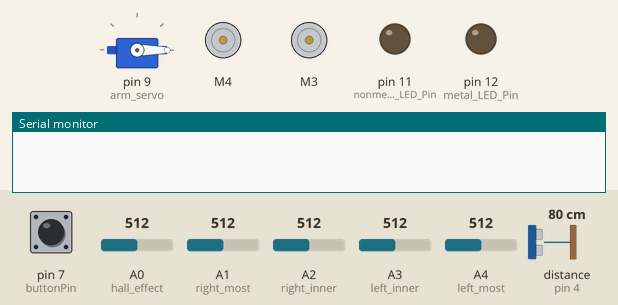
This sketch was run on a simulated Arduino Uno, built with avr-gcc and run on an emulated ATmega328P. Shown: servo, 2 × DC motor (green arrow = forward, orange = backward, longer = faster), output pins drawn as LEDs (lit = HIGH), the last lines printed to the serial monitor. The test bench sets the inputs (shaded band); at power-on: pin 7 (buttonPin) HIGH, A3 (left_inner) = 512, A1 (right_most) = 512, A0 (hall_effect) = 512, A2 (right_inner) = 512, A4 (left_most) = 512, distance to the obstacle (sensor on pin 4) 80 cm. The echo pulse lasts 58.3 µs per cm; pins used as bus, display or sensor lines are not drawn.

Above: at 3.9 s.
4.0 s: pin 7 (buttonPin) pulled LOW for 0.15 s
5.6 s: A3 (left_inner) set to 125
7.1 s: A3 (left_inner) set to 114
At 8.3 s:
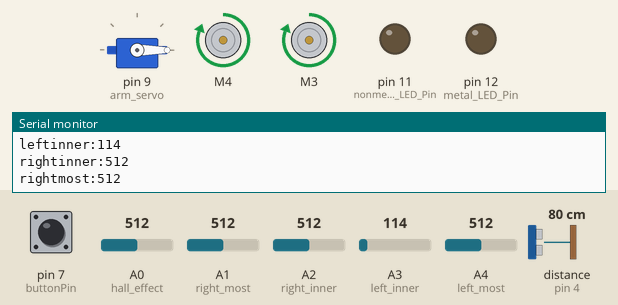
8.6 s: A1 (right_most) set to 592
At 11.0 s:
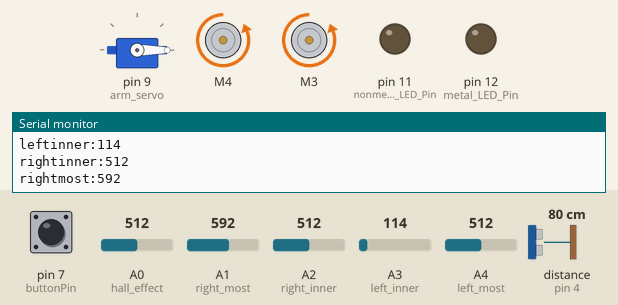
11.6 s: A1 (right_most) set to 611
At 12.3 s:
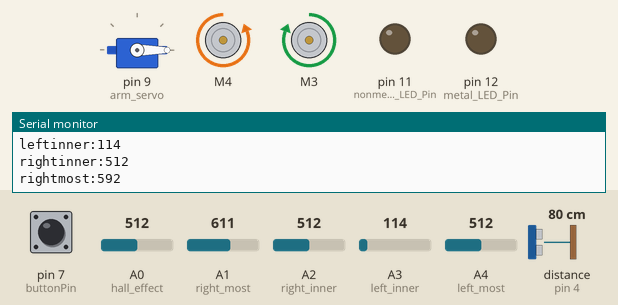
14.6 s: A3 (left_inner) set to 130
At 20.4 s:
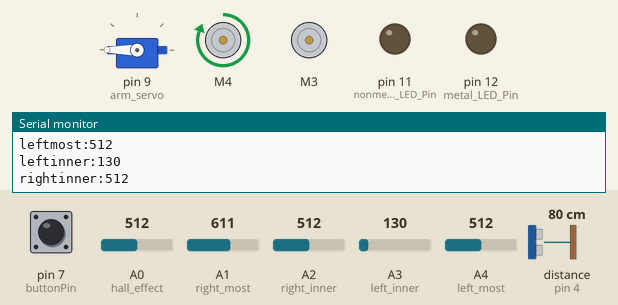
Timing chart, 0 to 21.3 s (numbered marks = the images above; inputs shaded):
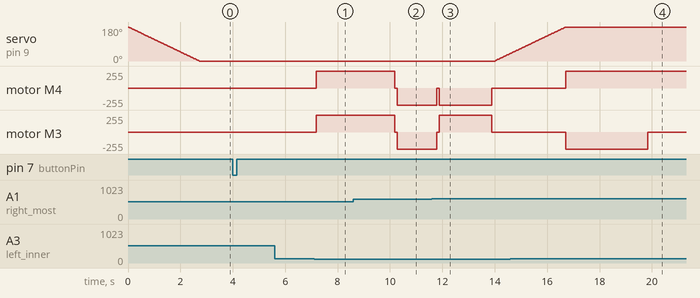

The sketch:

test28oct.ino
```cpp
//'FORWARDS' IN CODE = 'FORWARD' ON AGV
//remember to set D10 high while driving, low when stopped (contorls amber LED)

#include <Wire.h>
#include <Adafruit_MotorShield.h>
#include <Servo.h>

//Pins
#define left_most A4
#define left_inner A3 // The left inner sensor is abandoned
#define right_inner A2
#define right_most A1
const int buttonPin = 7;    // the number of the pushbutton pin
#define hall_effect A0
// pin 9 is reserved for the servo.
#define echoPin 4 // attach pin D2 Arduino to pin Echo of HC-SR04
#define trigPin 5 //attach pin D3 Arduino to pin Trig of HC-SR04
#define metal_LED_Pin 12
#define nonmetal_LED_Pin 11

// Flags
int previous_button_value = LOW;
int current_button_value = LOW;
int button_state = LOW;
int reverse_state = LOW;
int line_follow_state = HIGH;// Turn to high initially
int block_detect_state = LOW;//block_detect_state is somehow a flag for rotation now.
int end_of_rotation = HIGH;
int rotate_left_flag = LOW;
int metal_state = LOW;
int nonmetal_ledState = LOW;
int sweep_done = LOW;
int block_detected = LOW;
int block_classified = LOW;
int along_line = HIGH;
int block_lost = LOW;
int block_delivering = LOW;
int arm_raised;
int ready_to_sweep = LOW;
int first_sweep = HIGH;

//Other variables
int button_counter = 0;
int junction_counter = 0;
int left_most_value;      // Left line sensor value-  higher number => lighter
int left_inner_value;
int right_inner_value;     // Right line sensor value
int right_most_value;
int delta_threshold = 100;// Cut-off for sensor reading being over the line or not
int left_threshold = 120;
int right_threshold = 600;
int metal_threshold = 80;
#define right_motor_speed 255     // Standard speed of motor
#define left_motor_speed 255
int distance; // variable for the distance measurement
int duration;
int hall_value;
int detect_counter = 0;
int ultrasonic_current_height ; // 72mm from the design (up to 26oct)
int ultrasonic_original_height;
int servo_pos = 0;    // variable to store the servo position

// Function declarations
void line_follow();
void backwards();
void forwards ();
void halt ();
void left ();
void right ();
void rotate_right();
void rotate_left();
unsigned long prev_increment_time_0 = 0;
unsigned long prev_increment_time_1 = 0;
const long min_increment_interval = 1000;
void arm_drop();
void arm_raise();

// create servo object to control a servo
Servo arm_servo;

// Create the motor shield object with the default I2C address
Adafruit_MotorShield AFMS = Adafruit_MotorShield();

// Select motor ports
Adafruit_DCMotor *LeftMotor = AFMS.getMotor(4);
Adafruit_DCMotor *RightMotor = AFMS.getMotor(3);


void setup() {
  // Set up serial communication
  Serial.begin(9600);
  AFMS.begin();
  pinMode(buttonPin, INPUT);
  pinMode(metal_LED_Pin, OUTPUT);
  pinMode(nonmetal_LED_Pin, OUTPUT);
  pinMode(trigPin, OUTPUT); // Sets the trigPin as an OUTPUT
  pinMode(echoPin, INPUT); // Sets the echoPin as an INPUT
  //arm_servo.attach(9);  // attaches the servo on pin 9 to the servo object  The attach command is in the arm raise arm drop functions.
  arm_raise();
}


//
void loop() {
  // Use a button to start and end the operation of the robot.
  previous_button_value = current_button_value;
  current_button_value = digitalRead(buttonPin);
  if (previous_button_value == HIGH && current_button_value == LOW){
      button_state = !button_state;
      previous_button_value = current_button_value;
  }
  else if (previous_button_value == LOW && current_button_value == HIGH){
      previous_button_value = current_button_value;
  }

  // The main block of the operation of the robot.
  //The operation of the robot will only be triggered if the button state is true.
  if (button_state == HIGH) {
    // Read line sensors and output values
    left_most_value  = analogRead(left_most);
    left_inner_value  = analogRead(left_inner);
    right_inner_value = analogRead(right_inner);
    right_most_value = analogRead(right_most);

    Serial.print("leftmost:");
    Serial.println(left_most_value);
    Serial.print("leftinner:");
    Serial.println(left_inner_value);
    Serial.print("rightinner:");
    Serial.println(right_inner_value);
    Serial.print("rightmost:");
    Serial.println(right_most_value);


    // The third major block. The block detection and metal detection block.
    if(sweep_done == HIGH){
      // Read the distance and the hall effect sensor value after enter this block
      hall_value = analogRead(hall_effect);
      digitalWrite(trigPin, LOW);
      delayMicroseconds(2);
       // Sets the trigPin HIGH (ACTIVE) for 10 microseconds
      digitalWrite(trigPin, HIGH);
      delayMicroseconds(10);
      digitalWrite(trigPin, LOW);
      // Reads the echoPin, returns the sound wave travel time in microseconds
      duration = pulseIn(echoPin, HIGH);
      // Calculating the distance
      distance = duration * 0.034 / 2;
      //Serial.println(distance);
      // The first stage is to move the block forwards to check if there is a block collected.
      // Remember to turn on the along line flag after sweeping.
      if (along_line == HIGH){
        line_follow();
        delay(10); // Delay every 0.01s.
        //if(detect_counter == 0){
        //  ultrasonic_original_height = distance;
        //}
        detect_counter ++;
        // Block detected
        if (distance<=5){   //Threshold height
          sweep_done = LOW; // Turn off the flag to exit the block.
          along_line = LOW;
          block_detected = HIGH;
          detect_counter = 0;
          Serial.println("block detected");
        }
        // Adjust the counter limit to longer the attempt time (0.01 N seconds) The block is regarded as lost if the limit is exceeded.
        else if (detect_counter >= 500000){
          //Block lost. Get out of this function block.
          detect_counter = 0;
          sweep_done = LOW;
          along_line = LOW;
          block_lost = HIGH;
        }
      }
      // The second stage is to metal-detect the block, and will only be executed after the first stage is executed.
      // The assumption made is that the block will not be lost in the metal detection state.
      else if(block_detected == HIGH){
        // Keep driving the block forwards to make the block in contact with the metal detector.
        forwards();
        delay(500); // Adjust this delay to ensure that the metal detector is in contact with the block.
        halt();
        delay(500);
        if(hall_value >= metal_threshold){
          metal_state = HIGH;
          digitalWrite(metal_LED_Pin, HIGH);
          delay(5000); // Delay for 5 seconds to indicate that a block with metal is detected.
          digitalWrite(metal_LED_Pin, LOW);
          sweep_done = LOW;// Leave the block
          block_detected = LOW;
          block_classified = HIGH;
          along_line = HIGH;// Follow the line in the next block.
          Serial.println("metal detected");
        }
        else{
          metal_state = LOW;
          digitalWrite(nonmetal_LED_Pin, HIGH);
          delay(5000);
          digitalWrite(nonmetal_LED_Pin, LOW);
          sweep_done = LOW;
          block_detected = LOW;
          block_classified = HIGH;
          along_line = HIGH;
        }
      }
    }


// The sencond major block, block sweeping.
    if(block_detect_state == HIGH){
      if (ready_to_sweep == LOW && first_sweep == HIGH){
       backwards();
       delay(1500);
       halt();
       delay(100);
       rotate_left();// Ensure that it rotates to the correct angle.
       delay(2000);
       halt();
       delay(100);
       arm_drop();
       ready_to_sweep = HIGH;
      }
      else if(ready_to_sweep == HIGH && first_sweep == HIGH){
        rotate_right();
        delay(3000);  // Ensure that it sweeps over the whole area
        first_sweep = LOW;
        end_of_rotation = LOW;
      }
      else{
        if(end_of_rotation == LOW){
          rotate_right();
          if (right_inner_value < right_threshold){// The right inner sensor on the line.
               end_of_rotation = HIGH;
          }
        }
        else{ // Restore all the flags and exit the functional block.
          block_detect_state = LOW;// Leave the functional block.
          first_sweep = HIGH;
          ready_to_sweep = LOW;
          sweep_done = HIGH;// Trigger the next block.
          along_line = HIGH;
        }
      }
    }
/*
      if(end_of_rotation == LOW){
        if (rotate_left_flag == HIGH){
          rotate_left();
        }
        else{
          rotate_right();
        }
        // If any of the inner line sensor on the line, stop rotation and start line following. (could include the outter sensors to raise the sensitivity.)
        if(left_inner_value < left_threshold ){
          end_of_rotation = HIGH;
        }
        else if (right_inner_value < right_threshold){
           end_of_rotation = HIGH;
        }
      }
*/


/*
    //The block delivery block.
    if(block_classified == HIGH){
      // The first stage is to find the junction of the target areas.
      if(along_line == HIGH){
        line_follow();
        // Move to the next stage on the first jucntion met.
        if (left_most_value < left_threshold && left_inner_value < left_threshold && right_inner_value < right_threshold && right_most_value < right_threshold){
          forwards();// Move forwards a bit for turning.
          delay(50);
          along_line = LOW;
          end_of_rotation = LOW;
          block_delivering = HIGH; // Ready to enter the next stage.
          if(metal_state == HIGH){
            rotate_right();
            delay(50);
          }
          else{
            rotate_left();
            delay(50);
          }
        }
      }
      // The second stage is the block delivering stage.
      else if(block_delivering == HIGH){
        // Rotate the robot to face the correct area.
        if(end_of_rotation == LOW){
          if(metal_state == HIGH){
            rotate_right();
          }
          else{
            rotate_left();
          }
          if(left_inner_value < left_threshold ){
            end_of_rotation = HIGH;
          }
          else if (right_inner_value < right_threshold){
            end_of_rotation = HIGH;
          }
        }
        else{
          // At the dropping point
          if (left_most_value < left_threshold && left_inner_value < left_threshold && right_inner_value < right_threshold && right_most_value < right_threshold){
            block_classified = LOW; // Leave the block.
            block_delivering = LOW;
            halt();
          }
          // Move towards the dropping point.
          else{
            line_follow();
          }
        }
      }
    }


    //Below is now a rotation block. block_detect_state is somehow a flag for rotation now.
    if(block_detect_state == HIGH){
      // Rotation state.
      // Rotation continues until one of the inner line sensors is on the line.
      if(end_of_rotation == LOW){
        if (rotate_left_flag == HIGH){
          rotate_left();
        }
        else{
          rotate_right();
        }
        // If any of the inner line sensor on the line, stop rotation and start line following. (could include the outter sensors to raise the sensitivity.)
        if(left_inner_value < left_threshold ){
          end_of_rotation = HIGH;  // Cannot be encapsulated into a function since in a fcuntion the change in a variable is temporary (only a change to the copy).
        }
        else if (right_inner_value < right_threshold){
           end_of_rotation = HIGH;
        }
      }

      // Line following state in the block detection.
      else{
        // Test for L junction
        if (left_most_value < left_threshold && left_inner_value < left_threshold ){
          end_of_rotation = LOW; // The left sensors on the L cornoer. Turn right
          rotate_right();
          rotate_left_flag = LOW;
          delay(1000);
        }
        // On the middle junction
        else if(right_inner_value < right_threshold && right_most_value < right_threshold){
          end_of_rotation = LOW; // Start rotation by 180 degree ad stop the line following.
          rotate_left();
          rotate_left_flag = HIGH;
          delay(1000);
        }
        else if(left_most_value < left_threshold && left_inner_value < left_threshold && right_inner_value < right_threshold && right_most_value < right_threshold){
          forwards();
        }
        else{
          line_follow();
        }
      }

    }
    // End of the block detection block
*/


    //Below is the line following block and will be executed when the line following state is HIGH.
    //Line following function(to be executed when the line follow flag is on)
    if(line_follow_state == HIGH){
     // On the junction
     if ( right_inner_value < right_threshold && left_inner_value < left_threshold && right_most_value < right_threshold) {
        //halt();
        junction_counter++;
        forwards();
        delay(1000);
      }
      else{
        line_follow();
      }

      if (junction_counter >= 3) {
        line_follow_state = LOW;
        block_detect_state = HIGH;
        junction_counter = 0;
        halt();
        delay(100);
        // Sign for testing
      }

    }
    // End of the line following block.

  }
  else{
    reset_wibich();
  }
}


// Below are the motor functions.
void backwards(){
  LeftMotor->setSpeed(left_motor_speed);
  RightMotor->setSpeed(right_motor_speed);
  LeftMotor->run(BACKWARD);
  RightMotor->run(BACKWARD);
}

void forwards() {
  LeftMotor->setSpeed(left_motor_speed);
  RightMotor->setSpeed(right_motor_speed);
  if (reverse_state == LOW) {
    LeftMotor->run(FORWARD);
    RightMotor->run(FORWARD);
  }
  else {
    LeftMotor->run(BACKWARD);
    RightMotor->run(BACKWARD);
  }
}

void right() {
  //Serial.println("turning right ");
  LeftMotor->setSpeed(left_motor_speed);
  if (reverse_state == LOW) {
    RightMotor->setSpeed(right_motor_speed);
    LeftMotor->run(FORWARD);
    RightMotor->run(RELEASE);
  }
  else {
    rotate_right();
  }
}

void left() {
  //Serial.println("turning left ");
  LeftMotor->setSpeed(left_motor_speed);
  RightMotor->setSpeed(right_motor_speed);
  if (reverse_state == LOW) {
    LeftMotor->run(RELEASE);
    RightMotor->run(FORWARD);
  }
  else {
    rotate_left();
  }
}

void halt() {
  //Serial.println("stopping ");
  LeftMotor->run(RELEASE);
  RightMotor->run(RELEASE);
}
void rotate_right(){
  LeftMotor->setSpeed(left_motor_speed);
  RightMotor->setSpeed(right_motor_speed);
  LeftMotor->run(FORWARD);
  RightMotor->run(BACKWARD);
}
void rotate_left(){
  LeftMotor->setSpeed(left_motor_speed);
  RightMotor->setSpeed(right_motor_speed);
  LeftMotor->run(BACKWARD);
  RightMotor->run(FORWARD);
}


// Reset function
void reset_wibich(){
  halt();
  button_state = LOW;
  reverse_state = LOW;
  line_follow_state = HIGH;
  block_detect_state = LOW;
  button_counter = 0;
  junction_counter = 0;
  end_of_rotation = LOW;
  rotate_left_flag = LOW;
}


// Line follow function. Simply follow a straight line.
void line_follow(void){
    if (left_most_value > left_threshold && left_inner_value > left_threshold && right_inner_value > right_threshold && right_most_value > right_threshold) {
      forwards();
    }
    //Right inner sensor on the line (Small right turn)
    else if (left_most_value > left_threshold && left_inner_value > left_threshold && right_inner_value < right_threshold && right_most_value > right_threshold ) {
      if (reverse_state == LOW){
        right();
        delay(50);
      }
    }
    //Left inner sensor on the line  (Small left turn)
    else if (left_most_value > left_threshold && left_inner_value < left_threshold && right_inner_value > right_threshold && right_most_value > right_threshold ) {
      if (reverse_state == LOW){
        left();
      }
      //delay(50);
    }
    //Right outer sensor on the line (Large right turn)
    else if (left_most_value > left_threshold && left_inner_value > left_threshold && right_inner_value > right_threshold && right_most_value < right_threshold) {
      right();
      delay(250);
    }
    //Left outer sensor on the line (Large left turn)
    else if (left_most_value < left_threshold && left_inner_value > left_threshold && right_inner_value > right_threshold && right_most_value > right_threshold) {
      left();
      //delay(250);
    }
}


// Servo Control
// Note that the boudaries in the functions below need to match each other.
void arm_drop(){
  // Raises the arm - we'll need to find the right position value
  arm_servo.attach(9);
  for (servo_pos = 0; servo_pos <= 180; servo_pos += 1) { // goes from
    arm_servo.write(servo_pos);              // tell servo to go to position in variable 'pos'
    delay(15);
  }
  arm_servo.detach();
  arm_raised = LOW;
}

void arm_raise(){
  // Drops the arm - we'll need to find the right position value
  arm_servo.attach(9);
  for (servo_pos = 180; servo_pos >= 0; servo_pos -= 1) { //
    arm_servo.write(servo_pos);              // tell servo to go to position in variable 'pos'
    delay(15);
  }
  arm_servo.detach();
  arm_raised = HIGH;
}
```

Measured:
- the behaviour switches between 120 and 119 on A3 (left_inner) (found by bisection; images 0 and 1)
- the behaviour switches between 599 and 600 on A1 (right_most) (found by bisection; images 2 and 3)
- after the input at 7.1 s, motor M4, motor M3: stopped → forward 255/255 after 0.08 s
